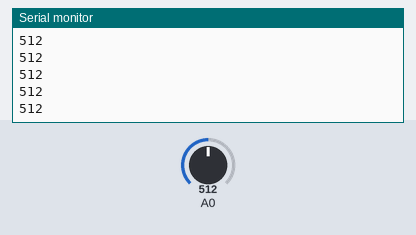
Simulated run of this sketch. Board: Arduino Uno, built with avr-gcc and run on an emulated ATmega328P. On the bench: the last lines printed to the serial monitor. The test bench sets the inputs (shaded band); at power-on: A0 = 512.

Above: at 1.2 s.
1.3 s: A0 set to 716
At 1.9 s:
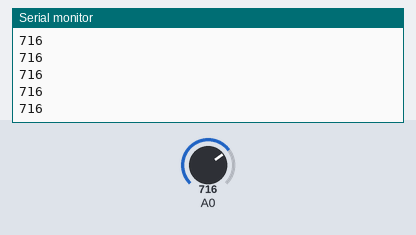
2.8 s: A0 set to 900
At 3.6 s:
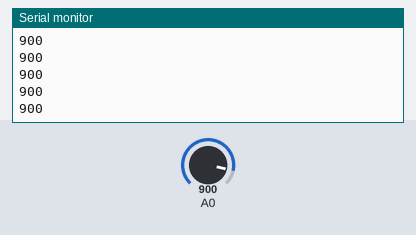
Timing chart, 0 to 5.8 s (numbered marks = the images above; inputs shaded):
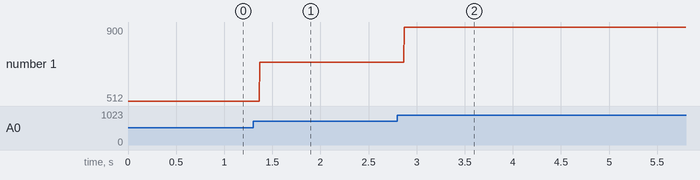

Measured:
- after the input at 1.3 s, the serial monitor: prints a new line after 0.07 s (image 1)
- after the input at 2.8 s, the serial monitor: prints a new line after 0.07 s (image 2)
- plotted number 1: 512 → 716 after the input at 1.3 s, 716 → 900 after the input at 2.8 s

The sketch:

Contrefacon.ino
```cpp
#include "Streaming.h";

void setup()
{
    Serial.begin(9600);
}

void loop()
{

    Serial << analogRead(A0) << endl;
}
```
